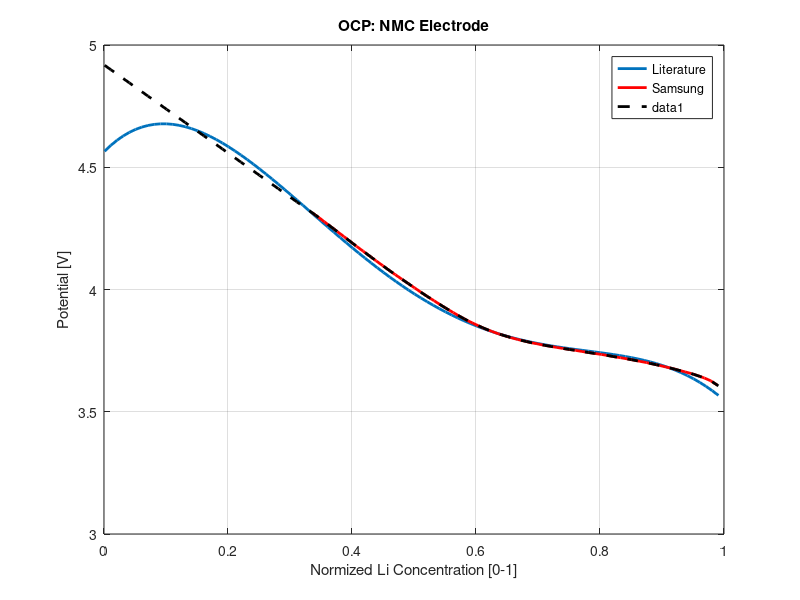
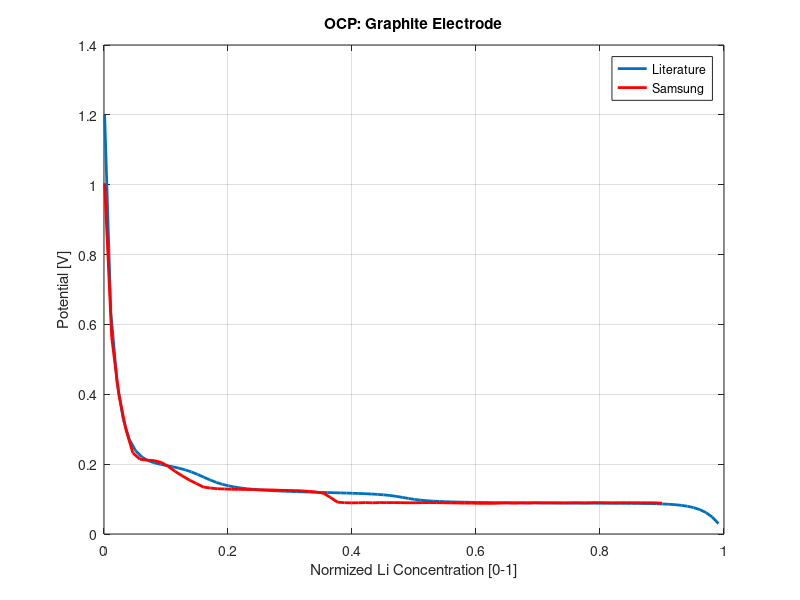

The MATLAB source for these figures, in order:
% Compress OCV curve
clear all
clc
close all



load OCP_data_SAMSUNG.mat

SOC_Cathode=1-SOC_Cathode;

% Norm_concentration_anode = [0:0.01:1];
% Norm_concentration_cathode = [0.3:0.01:0.98];
% OCP_P = interp1(SOC_Cathode,OCP_Cathode,Norm_concentration_cathode);
% OCP_N = interp1(SOC_Anode,OCP_Anode,Norm_concentration_anode);

OCP_P = OCP_Cathode;
OCP_N = OCP_Anode;
P = [0.335 0.9891];
N = [0.001 0.9];
Norm_concentration_cathode = [P(2):-(P(2)-P(1))/(length(OCP_P)-1):P(1)];
Norm_concentration_anode = [N(1):(N(2)-N(1))/(length(OCP_N)-1):N(2)];
% figure(1)
% plot(SOC_Cathode,OCP_Cathode)
% hold on
% grid on
% plot(Norm_concentration_cathode,OCP_P,'r')
% 
% figure(2)
% plot(SOC_Anode,OCP_Anode)
% hold on
% grid on
% plot(Norm_concentration_anode,OCP_N,'r')













x_data = [0.001:0.01:1];

for i=1:length(x_data)
    
OCP_NMC(i)= -10.72*x_data(i)^4 + 23.88*x_data(i)^3 -16.77*x_data(i)^2 + 2.595*x_data(i) +4.563;    
    %OCPp(i) = interp1((1-Norm_concentration),OCP_P,x_data(i));
 
end

figure(1)
plot(x_data,OCP_NMC,'linewidth',2)
grid on
hold on
plot(Norm_concentration_cathode,OCP_P,'r','linewidth',2)
%plot(x_data,OCPp,'r','linewidth',2)
legend('Literature','Samsung')
title('OCP: NMC Electrode')
xlabel('Normized Li Concentration [0-1]')
ylabel('Potential [V]')
%ylim([3.5 4.5])

%testing

OCP_Pnew = interp1(Norm_concentration_cathode,OCP_P,x_data,'linear','extrap');
plot(x_data,OCP_Pnew,'--k','linewidth',2)


x_data2 = [0.001:0.01:1];

for i=1:length(x_data2)
    
OCP_G(i)= 0.1493 + 0.8493*exp(-61.79*x_data2(i))+0.3824*exp(-665.8*x_data2(i))- exp(39.42*x_data2(i)-41.92)-0.03131*atan(25.59*x_data2(i)-4.099)-0.009434*atan(32.49*x_data2(i)-15.74);  
  %OCPn(i) = interp1(Norm_concentration,OCP_N,x_data2(i)); 


end

figure(2)
plot(x_data2,OCP_G,'linewidth',2)
grid on
hold on
plot(Norm_concentration_anode,OCP_N,'r','linewidth',2)
%plot(x_data2,OCPn,'r','linewidth',2)
legend('Literature','Samsung')
title('OCP: Graphite Electrode')
xlabel('Normized Li Concentration [0-1]')
ylabel('Potential [V]')
% ylim([3.5 4.5])